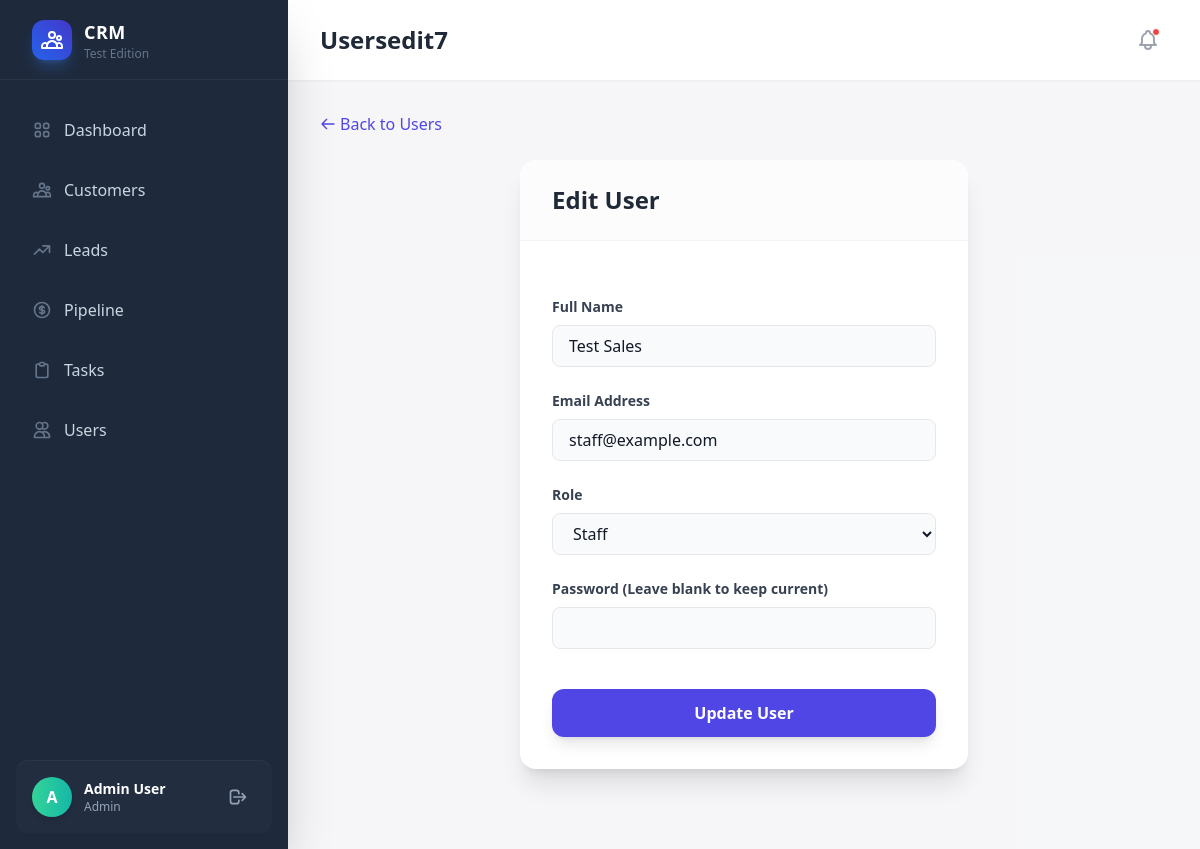
/users/edit/7 (signed in), run on the app's committed database.
### tables this page shows
CREATE TABLE `users` (
  `id` int(11) NOT NULL,
  `name` varchar(100) NOT NULL,
  `email` varchar(150) NOT NULL,
  `password_hash` varchar(255) NOT NULL,
  `role` enum('admin','staff') DEFAULT 'staff',
  `created_at` timestamp NOT NULL DEFAULT current_timestamp()
);

### app/core/App.php (called while the page is built, shortened)
<?php
class App
{
    protected $method = 'index';
    public function __construct()
    {
        $url = $this->parseUrl();
        if (isset($url[0])) {
            if ($url[0] == 'login') {
                $this->controller = 'AuthController';
                $this->method = 'login';
                unset($url[0]);
            } elseif ($url[0] == 'logout') {
                $this->controller = 'AuthController';
                $this->method = 'logout';
                unset($url[0]);
            } else {
                $potentialController = ucfirst($url[0]) . 'Controller';
                if (file_exists('../app/controllers/' . $potentialController . '.php')) {
                    unset($url[0]);
                }
            }
        }
        $this->controller = new $this->controller;
        if (isset($url[1])) {
            if (method_exists($this->controller, $url[1])) {
                $this->method = $url[1];
                unset($url[1]);
            }
        }
        $this->params = $url ? array_values($url) : [];
        call_user_func_array([$this->controller, $this->method], $this->params);
    }
    public function parseUrl()
    {
        if (isset($_GET['url'])) {
            return explode('/', filter_var(rtrim($_GET['url'], '/'), FILTER_SANITIZE_URL));
        }
        return [];
    }
}

### public/index.php (called while the page is built, shortened)
<?php
require_once '../app/init.php';
$app = new App();

### app/init.php (called while the page is built, shortened)
<?php
spl_autoload_register(function ($className) {
    $className = str_replace('App\\', '', $className);
    $path = __DIR__ . '/' . str_replace('\\', '/', $className) . '.php';
});

### config/database.php (called while the page is built)
<?php
return [
    'host' => '127.0.0.1',
    'dbname' => 'professional_crm',
    'username' => 'root',
    'password' => '',
    'charset' => 'utf8mb4'
];

### app/core/Database.php (called while the page is built, shortened)
<?php
class Database
{
    private static $instance = null;
    private $pdo;
    private function __construct()
    {
        try {
            $config = require __DIR__ . '/../../config/database.php';
            $dsn = "mysql:host={$config['host']};dbname={$config['dbname']};charset={$config['charset']}";
            $this->pdo = new PDO($dsn, $config['username'], $config['password']);
            $this->pdo->setAttribute(PDO::ATTR_ERRMODE, PDO::ERRMODE_EXCEPTION);
            $this->pdo->setAttribute(PDO::ATTR_DEFAULT_FETCH_MODE, PDO::FETCH_ASSOC);
        } catch (PDOException $e) {
            die("Database Connection Failed: " . $e->getMessage());
        }
    }
    public static function getInstance()
    {
        if (self::$instance === null) {
            self::$instance = new self();
        }
        return self::$instance;
    }
    public function getConnection()
    {
        return $this->pdo;
    }
}

### app/models/User.php (called while the page is built, shortened)
<?php
class User
{
    private $pdo;
    public function __construct()
    {
        $this->pdo = Database::getInstance()->getConnection();
    }
    public function findById($id)
    {
        $stmt = $this->pdo->prepare("SELECT id, name, email, role FROM users WHERE id = :id LIMIT 1");
        $stmt->execute(['id' => $id]);
        return $stmt->fetch();
    }
}

### app/views/users/edit.php (the view, shortened to what this page needs)
<?php include __DIR__ . '/../layouts/header.php'; ?>
<div class="mb-6">
    <a href="<?= BASE_URL ?>/users" class="text-indigo-600 hover:text-indigo-800 flex items-center">
        <svg class="w-4 h-4 mr-1" fill="none" stroke="currentColor" viewBox="0 0 24 24">
            <path stroke-linecap="round" stroke-linejoin="round" stroke-width="2" d="M10 19l-7-7m0 0l7-7m-7 7h18">
            </path>
        </svg>
        Back to Users
    </a>
</div>
<div class="max-w-md mx-auto bg-white rounded-2xl shadow-xl overflow-hidden">
    <div class="px-8 py-6 border-b border-gray-100 bg-gray-50/50">
        <h2 class="text-2xl font-bold text-gray-800">Edit User</h2>
    </div>
    <div class="p-8">
        <form action="<?= BASE_URL ?>/users/edit/<?= $user['id'] ?>" method="POST" class="space-y-6">
            <div>
                <label class="block text-sm font-semibold text-gray-700 mb-2">Full Name</label>
                <input type="text" name="name" value="<?= htmlspecialchars($user['name']) ?>" required
                    class="w-full px-4 py-2 bg-gray-50 border border-gray-200 rounded-lg focus:bg-white focus:border-indigo-500 transition outline-none">
            </div>
            <div>
                <label class="block text-sm font-semibold text-gray-700 mb-2">Email Address</label>
                <input type="email" name="email" value="<?= htmlspecialchars($user['email']) ?>" required
                    class="w-full px-4 py-2 bg-gray-50 border border-gray-200 rounded-lg focus:bg-white focus:border-indigo-500 transition outline-none">
            </div>
            <div>
                <label class="block text-sm font-semibold text-gray-700 mb-2">Role</label>
                <select name="role"
                    class="w-full px-4 py-2 bg-gray-50 border border-gray-200 rounded-lg focus:bg-white focus:border-indigo-500 transition outline-none">
                    <option value="staff" <?= $user['role'] == 'staff' ? 'selected' : '' ?>>Staff</option>
                </select>
            </div>
            <div>
                <label class="block text-sm font-semibold text-gray-700 mb-2">Password (Leave blank to keep
                    current)</label>
                <input type="password" name="password"
                    class="w-full px-4 py-2 bg-gray-50 border border-gray-200 rounded-lg focus:bg-white focus:border-indigo-500 transition outline-none">
            </div>
            <div class="pt-4">
                <button type="submit"
                    class="w-full bg-indigo-600 text-white py-3 rounded-xl font-bold shadow-lg hover:bg-indigo-700 transition transform hover:-translate-y-0.5">
                    Update User
                </button>
            </div>
        </form>
    </div>
</div>
<?php include __DIR__ . '/../layouts/footer.php'; ?>

### app/views/layouts/header.php (style rules this page uses)
body { font-family: 'Outfit', sans-serif; }

### data on the page
users: name "Test Sales", email "staff@example.com", role "Staff"

### other printed values
$item['label'] "Dashboard"
$item['label'] "Customers"
$item['label'] "Leads"
$item['label'] "Pipeline"
$item['label'] "Tasks"
$item['label'] "Users"
substr($_SESSION['user_name'] ?? 'U', 0, 1) "A"
$_SESSION['user_name'] "Admin User"
$_SESSION['user_role'] "Admin"
$titles[$page] "Usersedit7"
